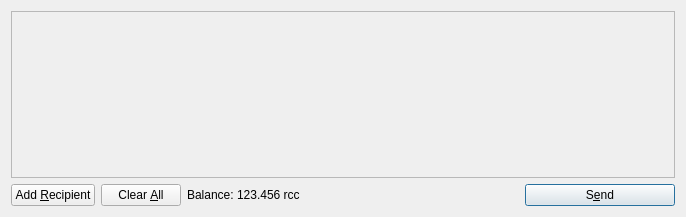
<?xml version="1.0" encoding="UTF-8"?>
<ui version="4.0">
 <class>SendCoinsDialog</class>
 <widget class="QDialog" name="SendCoinsDialog">
  <property name="geometry">
   <rect>
    <x>0</x>
    <y>0</y>
    <width>686</width>
    <height>217</height>
   </rect>
  </property>
  <property name="windowTitle">
   <string>Send Coins</string>
  </property>
  <layout class="QVBoxLayout" name="verticalLayout">
   <item>
    <widget class="QScrollArea" name="scrollArea">
     <property name="widgetResizable">
      <bool>true</bool>
     </property>
     <widget class="QWidget" name="scrollAreaWidgetContents">
      <property name="geometry">
       <rect>
        <x>0</x>
        <y>0</y>
        <width>666</width>
        <height>165</height>
       </rect>
      </property>
      <layout class="QVBoxLayout" name="verticalLayout_2">
       <property name="margin">
        <number>0</number>
       </property>
       <item>
        <layout class="QVBoxLayout" name="entries">
         <property name="spacing">
          <number>6</number>
         </property>
        </layout>
       </item>
       <item>
        <spacer name="verticalSpacer">
         <property name="orientation">
          <enum>Qt::Vertical</enum>
         </property>
         <property name="sizeHint" stdset="0">
          <size>
           <width>20</width>
           <height>40</height>
          </size>
         </property>
        </spacer>
       </item>
      </layout>
     </widget>
    </widget>
   </item>
   <item>
    <layout class="QHBoxLayout" name="horizontalLayout">
     <item>
      <widget class="QPushButton" name="addButton">
       <property name="toolTip">
        <string>Send to multiple recipients at once</string>
       </property>
       <property name="text">
        <string>Add &amp;Recipient</string>
       </property>
       <property name="icon">
        <iconset resource="../bitcoin.qrc">
         <normaloff>:/icons/add</normaloff>:/icons/add</iconset>
       </property>
       <property name="autoDefault">
        <bool>false</bool>
       </property>
      </widget>
     </item>
     <item>
      <widget class="QPushButton" name="clearButton">
       <property name="sizePolicy">
        <sizepolicy hsizetype="Minimum" vsizetype="Fixed">
         <horstretch>0</horstretch>
         <verstretch>0</verstretch>
        </sizepolicy>
       </property>
       <property name="toolTip">
        <string>Remove all transaction fields</string>
       </property>
       <property name="text">
        <string>Clear &amp;All</string>
       </property>
       <property name="icon">
        <iconset resource="../bitcoin.qrc">
         <normaloff>:/icons/remove</normaloff>:/icons/remove</iconset>
       </property>
       <property name="autoRepeatDelay">
        <number>300</number>
       </property>
       <property name="autoDefault">
        <bool>false</bool>
       </property>
      </widget>
     </item>
     <item>
      <layout class="QHBoxLayout" name="horizontalLayout_2">
       <property name="spacing">
        <number>3</number>
       </property>
       <item>
        <widget class="QLabel" name="label">
         <property name="text">
          <string>Balance:</string>
         </property>
        </widget>
       </item>
       <item>
        <widget class="QLabel" name="labelBalance">
         <property name="cursor">
          <cursorShape>IBeamCursor</cursorShape>
         </property>
         <property name="text">
          <string>123.456 rcc</string>
         </property>
         <property name="textInteractionFlags">
          <set>Qt::LinksAccessibleByMouse|Qt::TextSelectableByKeyboard|Qt::TextSelectableByMouse</set>
         </property>
        </widget>
       </item>
      </layout>
     </item>
     <item>
      <spacer name="horizontalSpacer">
       <property name="orientation">
        <enum>Qt::Horizontal</enum>
       </property>
       <property name="sizeHint" stdset="0">
        <size>
         <width>40</width>
         <height>20</height>
        </size>
       </property>
      </spacer>
     </item>
     <item>
      <widget class="QPushButton" name="sendButton">
       <property name="minimumSize">
        <size>
         <width>150</width>
         <height>0</height>
        </size>
       </property>
       <property name="toolTip">
        <string>Confirm the send action</string>
       </property>
       <property name="text">
        <string>S&amp;end</string>
       </property>
       <property name="icon">
        <iconset resource="../bitcoin.qrc">
         <normaloff>:/icons/send</normaloff>:/icons/send</iconset>
       </property>
       <property name="default">
        <bool>true</bool>
       </property>
      </widget>
     </item>
    </layout>
   </item>
  </layout>
 </widget>
 <resources>
  <include location="../bitcoin.qrc"/>
 </resources>
 <connections/>
</ui>
